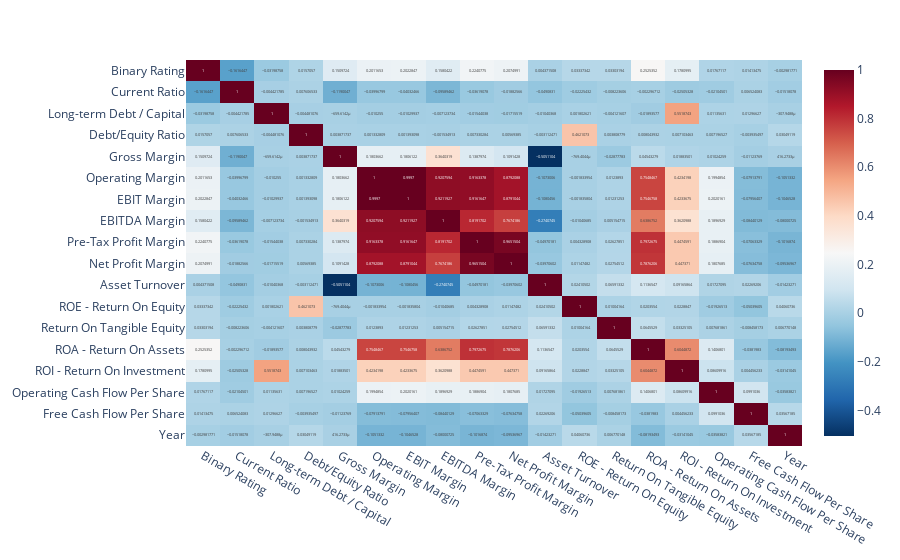

The code cell stored with this chart in its notebook:
### Code cell
df1=df.drop(columns=["Rating Agency","Corporation","Rating","Rating Date","CIK","SIC Code","Sector","Ticker"])
fig = px.imshow(df1.corr(),
                x=df1.corr().columns,
                y=df1.corr().columns,
                text_auto=True,
                color_continuous_scale='RdBu_r',
                aspect="auto")
fig.show()

#Moderate correlation with Binary Ratio: Current Ratio, all Margin ratios, ROA, ROI

### Figure 1 — Plotly figure (JSON) as saved in the notebook; plotly's stock layout.template omitted (floating-point values rounded to 4 significant figures; data arrays with more than 128 entries replaced by an {"elided": "..."} marker saying what was removed)
{"data": [{"coloraxis": "coloraxis", "hovertemplate": "x: %{x}<br>y: %{y}<br>color: %{z}<extra></extra>", "name": "0", "texttemplate": "%{z}", "type": "heatmap", "x": ["Binary Rating", "Current Ratio", "Long-term Debt / Capital", "Debt/Equity Ratio", "Gross Margin", "Operating Margin", "EBIT Margin", "EBITDA Margin", "Pre-Tax Profit Margin", "Net Profit Margin", "Asset Turnover", "ROE - Return On Equity", "Return On Tangible Equity", "ROA - Return On Assets", "ROI - Return On Investment", "Operating Cash Flow Per Share", "Free Cash Flow Per Share", "Year"], "xaxis": "x", "y": ["Binary Rating", "Current Ratio", "Long-term Debt / Capital", "Debt/Equity Ratio", "Gross Margin", "Operating Margin", "EBIT Margin", "EBITDA Margin", "Pre-Tax Profit Margin", "Net Profit Margin", "Asset Turnover", "ROE - Return On Equity", "Return On Tangible Equity", "ROA - Return On Assets", "ROI - Return On Investment", "Operating Cash Flow Per Share", "Free Cash Flow Per Share", "Year"], "yaxis": "y", "z": {"elided": "18x18 float values"}}], "layout": {"coloraxis": {"colorscale": [[0, "rgb(5,48,97)"], [0.1, "rgb(33,102,172)"], [0.2, "rgb(67,147,195)"], [0.3, "rgb(146,197,222)"], [0.4, "rgb(209,229,240)"], [0.5, "rgb(247,247,247)"], [0.6, "rgb(253,219,199)"], [0.7, "rgb(244,165,130)"], [0.8, "rgb(214,96,77)"], [0.9, "rgb(178,24,43)"], [1, "rgb(103,0,31)"]]}, "margin": {"t": 60}, "xaxis": {"anchor": "y", "domain": [0, 1]}, "yaxis": {"anchor": "x", "autorange": "reversed", "domain": [0, 1]}}}
